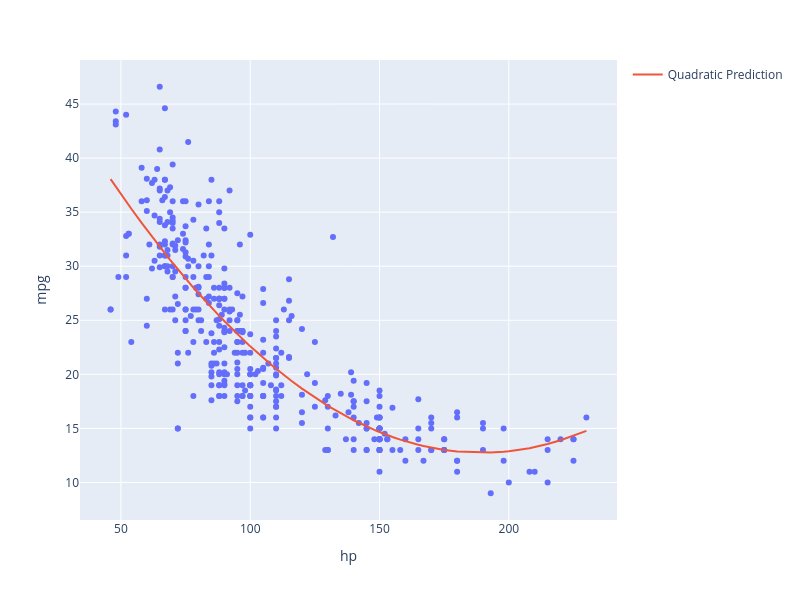

The code cell stored with this chart in its notebook:
### Markdown cell above
To capture the non-linear relationship between the variables, we can introduce a non-linear feature: `hp` squared. Our new model is:

$$\hat{y} = \theta_0 + \theta_1 (\text{hp}) + \theta_2 (\text{hp}^2)$$

### Code cell
X = vehicles[["hp"]]
X.loc[:, "hp^2"] = vehicles["hp"]**2

hp2_model = LinearRegression()
hp2_model.fit(X, y)
hp2_model_predictions = hp2_model.predict(X)


print(f"MSE of model with (hp^2) feature: {np.mean((y-hp2_model_predictions)**2)}")

fig = px.scatter(vehicles, x="hp", y="mpg", width=800, height=600)
fig.add_trace(go.Scatter(x=vehicles["hp"], y=hp2_model_predictions,
                         mode="lines", name="Quadratic Prediction"))
# sns.scatterplot(data=vehicles, x="hp", y="mpg")
# plt.plot(vehicles["hp"], hp2_model_predictions, c="tab:red");

### Figure 1 — Plotly figure (JSON) as saved in the notebook; plotly's stock layout.template omitted (floating-point values rounded to 4 significant figures; data arrays with more than 128 entries replaced by an {"elided": "..."} marker saying what was removed)
{"data": [{"hovertemplate": "hp=%{x}<br>mpg=%{y}<extra></extra>", "legendgroup": "", "marker": {"color": "#636efa", "symbol": "circle"}, "mode": "markers", "name": "", "orientation": "v", "showlegend": false, "type": "scatter", "x": {"elided": "392 int values"}, "xaxis": "x", "y": {"elided": "392 float values"}, "yaxis": "y"}, {"mode": "lines", "name": "Quadratic Prediction", "type": "scatter", "x": {"elided": "392 int values"}, "y": {"elided": "392 float values"}}], "layout": {"height": 600, "legend": {"tracegroupgap": 0}, "margin": {"t": 60}, "width": 800, "xaxis": {"anchor": "y", "autorange": true, "domain": [0, 1], "range": [34.14, 241.9], "title": {"text": "hp"}, "type": "linear"}, "yaxis": {"anchor": "x", "autorange": true, "domain": [0, 1], "range": [6.526, 49.07], "title": {"text": "mpg"}, "type": "linear"}}}
